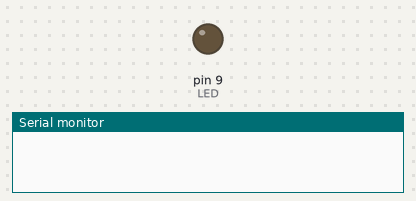
Bench run of a sketch on a simulated Arduino Uno, built with avr-gcc and run on an emulated ATmega328P. On the bench: output pins drawn as LEDs (lit = HIGH), the last lines printed to the serial monitor. MIDI output is not drawn.

Above: at 1.0 s.
At 10.25 s:
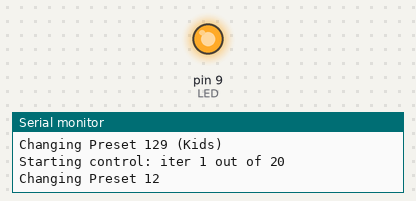
Timing chart, 0 to 10.7 s (numbered marks = the images above):
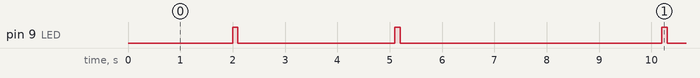

Measured:
- by itself, pin 9 (LED): repeats every 8.2 s: LOW 3.0 s, HIGH 0.10 s, LOW 5.0 s, HIGH 0.10 s
- by itself, everything shown: repeats every 8.2 s, in 4 steps

The sketch:

midi_cc_synth_example.ino
```cpp
#include <MIDI.h>

// Test MIDI control of IK Multimedia Synth PRO
// 1. Change Preset
// 2. Start-Stop
// 3. Play note

/*
https://www.ikmultimedia.com/products/unosynthpro/index.php?p=manuals

CC0   Bank Select (MSB) (0-1)
CC32  Bank Select (LSB)
CC120 All Sound off
*/

MIDI_CREATE_DEFAULT_INSTANCE();
const int inChannelSynth = 3;
int LED = 9;


int initialDelayMs = 10000;
int delayMs = 2000;
int numIter = 0;
int maxIter = 20;
int bankMSB;
int program;

void setup()
{
    pinMode(LED, OUTPUT);

    MIDI.begin(inChannelSynth);                      // Launch MIDI and listen to channel 4
    Serial.begin(9600);
    while (! Serial) {}
}


void loop()
{
    if (numIter <= maxIter)
    {
      delay(delayMs);
      Serial.println("\n\n");
      Serial.print("Starting control: iter ");
      Serial.print(numIter);
      Serial.print(" out of ");
      Serial.print(maxIter);
      Serial.println("\n\n");
    }

    if (numIter < maxIter)
      {
      // Change to Preset 12
      Serial.println("Changing Preset 12");
      digitalWrite(LED, HIGH);
      delay(100);
      digitalWrite(LED, LOW);

      bankMSB = 0;
      program = 11;
      MIDI.sendControlChange(0, bankMSB, inChannelSynth);
      MIDI.sendProgramChange(program, inChannelSynth);
      MIDI.sendNoteOn(42, 127, inChannelSynth);    // Send a Note (pitch 42, velo 127 on channel 1)
      delay(1000);		            // Wait for a second
      MIDI.sendNoteOff(42, 0, inChannelSynth);     // Stop the note
      delay(delayMs);
      // Start Sequencer - needs clock
      /*

      Serial.println("Start Sequencer");
      MIDI.sendStart();
      delay(delayMs);
      // Stop Looper 1
      Serial.println("Stop sequencer");
      MIDI.sendStop();
      delay(delayMs);
      */

      // Bank MSB 1
      Serial.println("Changing Preset 129 (Kids)");
      digitalWrite(LED, HIGH);
      delay(100);
      digitalWrite(LED, LOW);

      bankMSB = 1;
      program = 0;
      MIDI.sendControlChange(0, bankMSB, inChannelSynth);
      MIDI.sendProgramChange(program, inChannelSynth);
      MIDI.sendNoteOn(42, 127, inChannelSynth);    // Send a Note (pitch 42, velo 127 on channel 1)
      delay(1000);		            // Wait for a second
      MIDI.sendNoteOff(42, 0, inChannelSynth);     // Stop the note
      delay(delayMs);
      // Start Sequencer (needs clock!)
      /*
      Serial.println("Start Sequencer");
      MIDI.sendStart();
      delay(delayMs);
      // Stop Looper 1
      Serial.println("Stop sequencer");
      MIDI.sendStop();
      delay(delayMs);
      */

      numIter++;
    }
    else if (numIter == maxIter)
    {
      Serial.println("Stop all");
      MIDI.sendControlChange(120, 127, inChannelSynth);
    }
}
```
